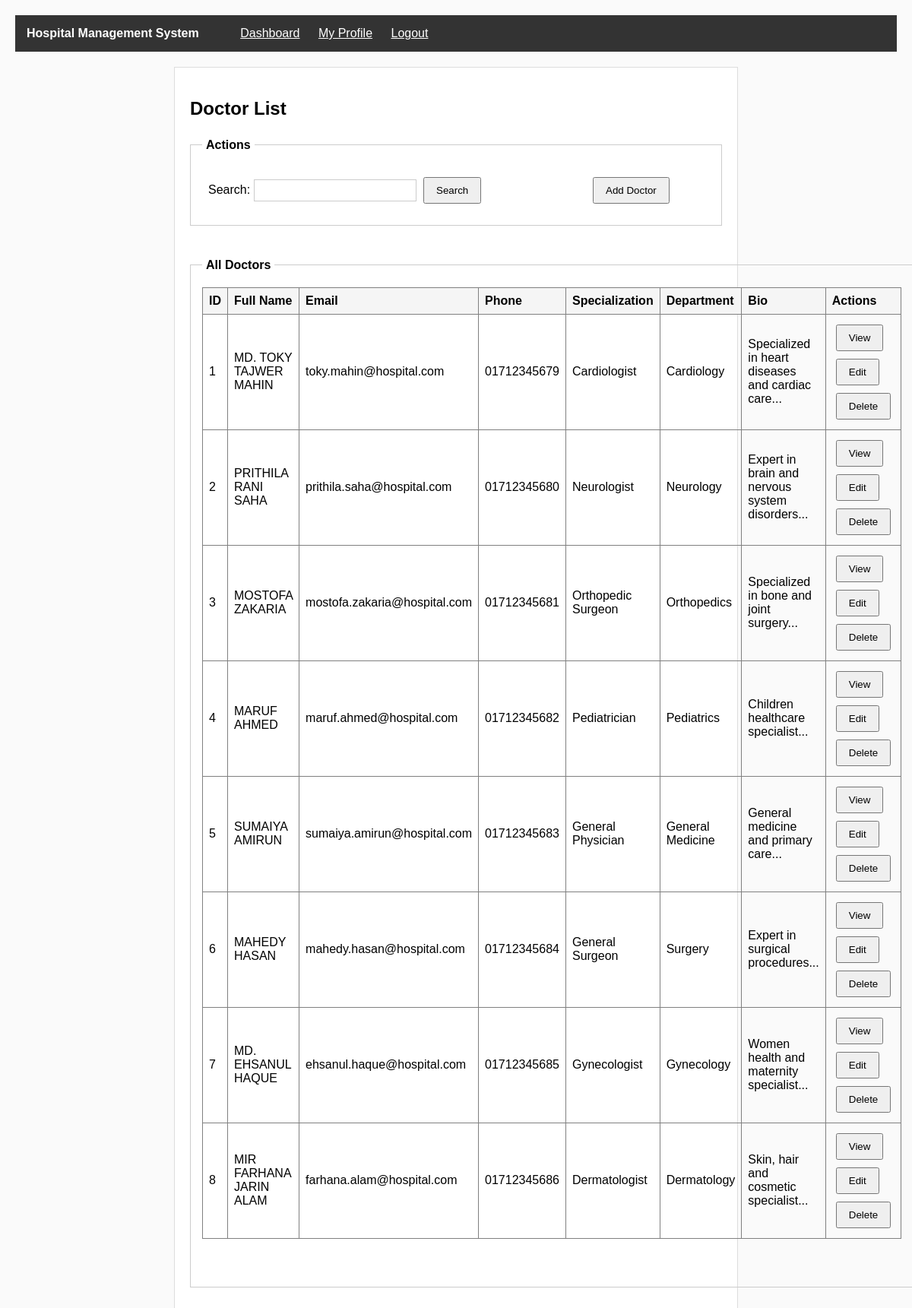
The app's page /view/admin_doctor_list.php (signed in) with its own data.
### tables this page shows
CREATE TABLE doctors (
  id INT AUTO_INCREMENT PRIMARY KEY,
  user_id INT NOT NULL,
  department_id INT,
  specialization VARCHAR(100) NOT NULL,
  bio TEXT,
  FOREIGN KEY (user_id) REFERENCES users(id),
  FOREIGN KEY (department_id) REFERENCES departments(id)
);

CREATE TABLE users (
  id INT AUTO_INCREMENT PRIMARY KEY,
  full_name VARCHAR(100) NOT NULL,
  email VARCHAR(100) NOT NULL,
  phone VARCHAR(20) NOT NULL,
  username VARCHAR(50) NOT NULL UNIQUE,
  password VARCHAR(255) NOT NULL,
  role VARCHAR(20) NOT NULL,
  profile_picture VARCHAR(255),
  original_picture_name VARCHAR(255),
  address TEXT,
  registration_date TIMESTAMP DEFAULT CURRENT_TIMESTAMP
);

CREATE TABLE departments (
  id INT AUTO_INCREMENT PRIMARY KEY,
  department_name VARCHAR(100) NOT NULL UNIQUE,
  description TEXT
);

### model/doctorModel.php (called while the page is built, shortened)
<?php
function getAllDoctors()
{
    $con = getConnection();
    $sql = "SELECT * FROM doctors ORDER BY id ASC";
    $result = mysqli_query($con, $sql);
    $doctors = array();
    if (mysqli_num_rows($result) > 0) {
        while ($row = mysqli_fetch_assoc($result)) {
            $doctors[] = $row;
        }
    }
    return $doctors;
}
?>

### model/userModel.php (called while the page is built, shortened)
<?php
function getUserById($id)
{
    $con = getConnection();
    $sql = "SELECT * FROM users WHERE id='{$id}'";
    $result = mysqli_query($con, $sql);
    if (mysqli_num_rows($result) == 1) {
        return mysqli_fetch_assoc($result);
    } else {
        return false;
    }
}
?>

### model/departmentModel.php (called while the page is built, shortened)
<?php
function getDepartmentById($id)
{
    $con = getConnection();
    $sql = "SELECT * FROM departments WHERE id='{$id}'";
    $result = mysqli_query($con, $sql);
    if (mysqli_num_rows($result) == 1) {
        return mysqli_fetch_assoc($result);
    } else {
        return false;
    }
}
?>

### view/admin_doctor_list.php (the view, shortened to what this page needs)
<?php
require_once('../model/doctorModel.php');
require_once('../model/userModel.php');
require_once('../model/departmentModel.php');
$doctors = getAllDoctors();
?>
<!DOCTYPE html>
<html lang="en">
<head>
    <link rel="stylesheet" href="../assets/css/style.css">
</head>
<body>
    <div class="navbar">
        <span class="navbar-title">Hospital Management System</span>
        <a href="dashboard_admin.php" class="navbar-link">Dashboard</a>
        <a href="profile_view.php" class="navbar-link">My Profile</a>
        <a href="../controller/logout.php" class="navbar-link">Logout</a>
    </div>
    <div class="main-container">
        <h2>Doctor List</h2>
        <fieldset>
            <legend>Actions</legend>
            <table>
                <tr>
                    <td>
                        <form method="GET" action="">
                            Search: <input type="text" name="search" value="">
                            <input type="submit" value="Search">
                        </form>
                    </td>
                    <td>
                        <a href="admin_doctor_add.php"><button type="button">Add Doctor</button></a>
                    </td>
                </tr>
            </table>
        </fieldset>
        <br>
        <fieldset>
            <legend>All Doctors</legend>
            <table border="1" cellpadding="8" width="100%">
                <tr>
                    <th>ID</th>
                    <th>Full Name</th>
                    <th>Email</th>
                    <th>Phone</th>
                    <th>Specialization</th>
                    <th>Department</th>
                    <th>Bio</th>
                    <th>Actions</th>
                </tr>
                <?php if (count($doctors) > 0): ?>
                    <?php foreach ($doctors as $doctor): ?>
                        <?php
                        $user = getUserById($doctor['user_id']);
                        $dept = $doctor['department_id'] ? getDepartmentById($doctor['department_id']) : null;
                        ?>
                        <tr>
                            <td><?php echo $doctor['id']; ?></td>
                            <td><?php echo $user ? $user['full_name'] : 'N/A'; ?></td>
                            <td><?php echo $user ? $user['email'] : 'N/A'; ?></td>
                            <td><?php echo $user ? $user['phone'] : 'N/A'; ?></td>
                            <td><?php echo $doctor['specialization']; ?></td>
                            <td><?php echo $dept ? $dept['department_name'] : 'N/A'; ?></td>
                            <td><?php echo substr($doctor['bio'], 0, 50) . '...'; ?></td>
                            <td>
                                <a href="admin_doctor_view.php?id=<?php echo $doctor['id']; ?>"><button>View</button></a>
                                <a href="admin_doctor_edit.php?id=<?php echo $doctor['id']; ?>"><button>Edit</button></a>
                                <a href="../controller/delete_doctor.php?id=<?php echo $doctor['id']; ?>"
                                    onclick="return confirm('Are you sure?');"><button>Delete</button></a>
                            </td>
                        </tr>
                    <?php endforeach; ?>
                <?php else: ?>
                    <tr>
                        <td colspan="8" align="center">No doctors found</td>
                    </tr>
                <?php endif; ?>
            </table>
            <br>
            <div class="pagination-container">
            </div>
        </fieldset>
    </div>
</body>
</html>

### assets/css/style.css (style rules this page uses)
body { margin: 0; padding: 20px; background-color: #fafafa; font-family: Arial, sans-serif; }
.main-container { width: 700px; margin: 20px auto; padding: 20px; background-color: white; border: 1px solid #ddd; }
.navbar { background-color: #333; color: white; padding: 15px; margin-bottom: 20px; }
.navbar-title { margin-right: 30px; font-weight: bold; }
.navbar-link { color: white; margin-left: 20px; }
fieldset { padding: 15px; margin: 10px 0; border: 1px solid #ccc; }
legend { font-weight: bold; padding: 5px; }
table { width: 100%; border-collapse: collapse; }
td { padding: 8px; }
th { padding: 8px; text-align: left; background-color: #f5f5f5; }
input[type="text"], input[type="email"], input[type="password"], input[type="tel"], input[type="number"], input[type="date"], textarea, select { width: 200px; padding: 6px; border: 1px solid #ccc; }
input[type="submit"], button { padding: 8px 15px; margin: 5px; cursor: pointer; }
a { color: blue; }
.pagination-container { margin-top: 10px; padding: 10px; }

### records on screen
doctors: id "1", user.full_name "MD. TOKY TAJWER MAHIN", user.email "toky.mahin@hospital.com", user.phone "01712345679", specialization "Cardiologist", department.department_name "Cardiology", bio "Specialized in heart diseases and cardiac care"
doctors: id "2", user.full_name "PRITHILA RANI SAHA", user.email "prithila.saha@hospital.com", user.phone "01712345680", specialization "Neurologist", department.department_name "Neurology", bio "Expert in brain and nervous system disorders"
doctors: id "3", user.full_name "MOSTOFA ZAKARIA", user.email "mostofa.zakaria@hospital.com", user.phone "01712345681", specialization "Orthopedic Surgeon", department.department_name "Orthopedics", bio "Specialized in bone and joint surgery"
doctors: id "4", user.full_name "MARUF AHMED", user.email "maruf.ahmed@hospital.com", user.phone "01712345682", specialization "Pediatrician", department.department_name "Pediatrics", bio "Children healthcare specialist"
doctors: id "5", user.full_name "SUMAIYA AMIRUN", user.email "sumaiya.amirun@hospital.com", user.phone "01712345683", specialization "General Physician", department.department_name "General Medicine", bio "General medicine and primary care"
doctors: id "6", user.full_name "MAHEDY HASAN", user.email "mahedy.hasan@hospital.com", user.phone "01712345684", specialization "General Surgeon", department.department_name "Surgery", bio "Expert in surgical procedures"
doctors: id "7", user.full_name "MD. EHSANUL HAQUE", user.email "ehsanul.haque@hospital.com", user.phone "01712345685", specialization "Gynecologist", department.department_name "Gynecology", bio "Women health and maternity specialist"
doctors: id "8", user.full_name "MIR FARHANA JARIN ALAM", user.email "farhana.alam@hospital.com", user.phone "01712345686", specialization "Dermatologist", department.department_name "Dermatology", bio "Skin, hair and cosmetic specialist"
